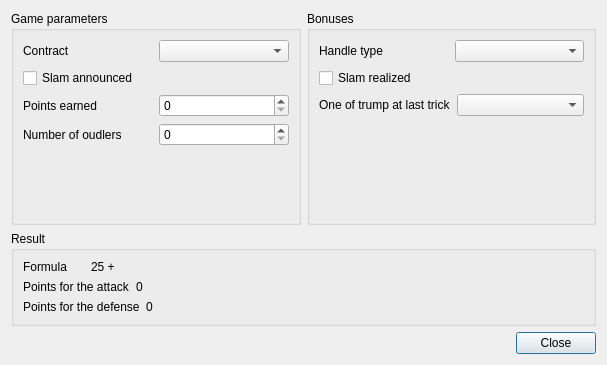
<?xml version="1.0" encoding="UTF-8"?>
<ui version="4.0">
 <class>scoreCalculatorWindow</class>
 <widget class="QDialog" name="scoreCalculatorWindow">
  <property name="geometry">
   <rect>
    <x>0</x>
    <y>0</y>
    <width>607</width>
    <height>365</height>
   </rect>
  </property>
  <property name="windowTitle">
   <string>Dialog</string>
  </property>
  <layout class="QVBoxLayout" name="verticalLayout_4">
   <item>
    <layout class="QHBoxLayout" name="horizontalLayout_14">
     <item>
      <widget class="QGroupBox" name="groupBox">
       <property name="title">
        <string>Game parameters</string>
       </property>
       <layout class="QVBoxLayout" name="verticalLayout">
        <item>
         <layout class="QHBoxLayout" name="horizontalLayout_3">
          <item>
           <widget class="QLabel" name="label">
            <property name="text">
             <string>Contract</string>
            </property>
           </widget>
          </item>
          <item>
           <widget class="QComboBox" name="cmbContract"/>
          </item>
         </layout>
        </item>
        <item>
         <widget class="QCheckBox" name="cbxSlam">
          <property name="text">
           <string>Slam announced</string>
          </property>
         </widget>
        </item>
        <item>
         <layout class="QHBoxLayout" name="horizontalLayout_8">
          <item>
           <widget class="QLabel" name="label_3">
            <property name="text">
             <string>Points earned</string>
            </property>
           </widget>
          </item>
          <item>
           <widget class="QSpinBox" name="spnPoints">
            <property name="maximum">
             <number>91</number>
            </property>
           </widget>
          </item>
         </layout>
        </item>
        <item>
         <layout class="QHBoxLayout" name="horizontalLayout">
          <item>
           <widget class="QLabel" name="label_8">
            <property name="text">
             <string>Number of oudlers</string>
            </property>
           </widget>
          </item>
          <item>
           <widget class="QSpinBox" name="spnOudlers">
            <property name="maximum">
             <number>3</number>
            </property>
           </widget>
          </item>
         </layout>
        </item>
        <item>
         <spacer name="verticalSpacer">
          <property name="orientation">
           <enum>Qt::Vertical</enum>
          </property>
          <property name="sizeHint" stdset="0">
           <size>
            <width>20</width>
            <height>40</height>
           </size>
          </property>
         </spacer>
        </item>
       </layout>
      </widget>
     </item>
     <item>
      <widget class="QGroupBox" name="groupBox_2">
       <property name="title">
        <string>Bonuses</string>
       </property>
       <layout class="QVBoxLayout" name="verticalLayout_2">
        <item>
         <layout class="QHBoxLayout" name="horizontalLayout_4">
          <item>
           <widget class="QLabel" name="label_5">
            <property name="text">
             <string>Handle type</string>
            </property>
           </widget>
          </item>
          <item>
           <widget class="QComboBox" name="cmbHandleType"/>
          </item>
         </layout>
        </item>
        <item>
         <widget class="QCheckBox" name="cbxSlameDone">
          <property name="text">
           <string>Slam realized</string>
          </property>
         </widget>
        </item>
        <item>
         <layout class="QHBoxLayout" name="horizontalLayout_9">
          <item>
           <widget class="QLabel" name="label_7">
            <property name="text">
             <string>One of trump at last trick</string>
            </property>
           </widget>
          </item>
          <item>
           <widget class="QComboBox" name="cmbLittleEndian"/>
          </item>
         </layout>
        </item>
        <item>
         <spacer name="verticalSpacer_2">
          <property name="orientation">
           <enum>Qt::Vertical</enum>
          </property>
          <property name="sizeHint" stdset="0">
           <size>
            <width>20</width>
            <height>55</height>
           </size>
          </property>
         </spacer>
        </item>
       </layout>
      </widget>
     </item>
    </layout>
   </item>
   <item>
    <widget class="QGroupBox" name="groupBox_3">
     <property name="title">
      <string>Result</string>
     </property>
     <layout class="QHBoxLayout" name="horizontalLayout_13">
      <item>
       <layout class="QVBoxLayout" name="verticalLayout_3">
        <item>
         <layout class="QHBoxLayout" name="horizontalLayout_12">
          <item>
           <widget class="QLabel" name="label_9">
            <property name="text">
             <string>Formula</string>
            </property>
           </widget>
          </item>
          <item>
           <widget class="QLabel" name="lblFormula">
            <property name="text">
             <string>25 + </string>
            </property>
           </widget>
          </item>
         </layout>
        </item>
        <item>
         <layout class="QHBoxLayout" name="horizontalLayout_11">
          <item>
           <widget class="QLabel" name="label_11">
            <property name="text">
             <string>Points for the attack</string>
            </property>
           </widget>
          </item>
          <item>
           <widget class="QLabel" name="lblPointsAttack">
            <property name="text">
             <string>0</string>
            </property>
           </widget>
          </item>
         </layout>
        </item>
        <item>
         <layout class="QHBoxLayout" name="horizontalLayout_10">
          <item>
           <widget class="QLabel" name="label_12">
            <property name="text">
             <string>Points for the defense</string>
            </property>
           </widget>
          </item>
          <item>
           <widget class="QLabel" name="lblPointsDefense">
            <property name="text">
             <string>0</string>
            </property>
           </widget>
          </item>
         </layout>
        </item>
       </layout>
      </item>
      <item>
       <spacer name="horizontalSpacer_2">
        <property name="orientation">
         <enum>Qt::Horizontal</enum>
        </property>
        <property name="sizeHint" stdset="0">
         <size>
          <width>408</width>
          <height>20</height>
         </size>
        </property>
       </spacer>
      </item>
     </layout>
    </widget>
   </item>
   <item>
    <layout class="QHBoxLayout" name="horizontalLayout_6">
     <item>
      <spacer name="horizontalSpacer">
       <property name="orientation">
        <enum>Qt::Horizontal</enum>
       </property>
       <property name="sizeHint" stdset="0">
        <size>
         <width>40</width>
         <height>20</height>
        </size>
       </property>
      </spacer>
     </item>
     <item>
      <widget class="QPushButton" name="btnClose">
       <property name="text">
        <string>Close</string>
       </property>
      </widget>
     </item>
    </layout>
   </item>
  </layout>
 </widget>
 <resources/>
 <connections/>
</ui>
